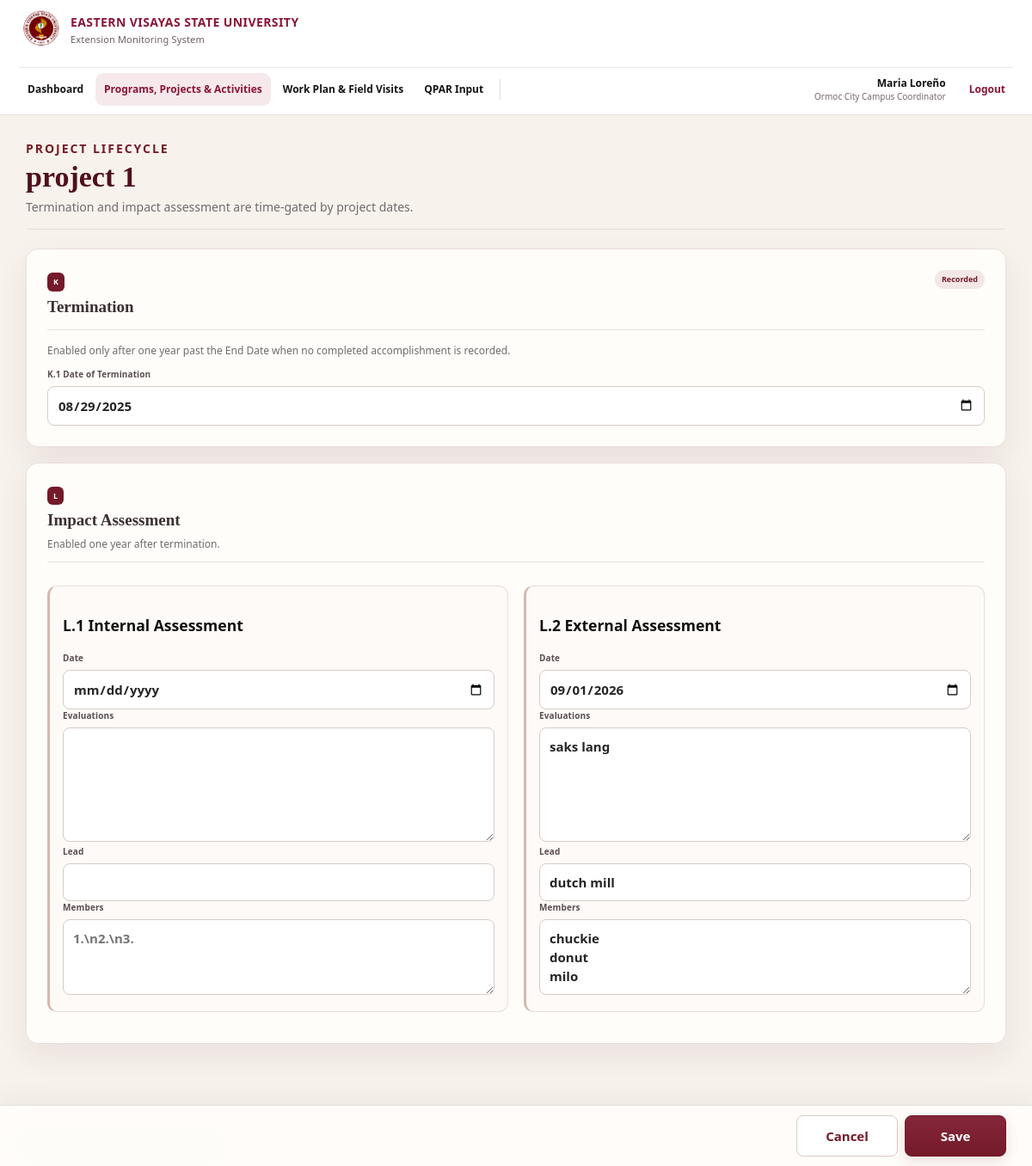
The page /ppas/5/lifecycle/ (signed in) on the database its author committed.
### dashboard/models.py (models this page shows, shortened)
class PPA(models.Model):
    PROGRAM = 'PROGRAM'
    PROJECT = 'PROJECT'
    TYPES = [(PROGRAM, 'Program'), (PROJECT, 'Project')]
    DRAFT = 'DRAFT'
    SAVED = 'SAVED'
    WORKFLOW = [(DRAFT, 'Draft'), (SAVED, 'Saved')]
    PARTNER_TYPES = [
        ('LGU', 'LGU'),
        ('INDUSTRY', 'Industry'),
        ('SME', 'SME'),
        ('OTHERS', 'Others'),
    ]
    created_by = models.ForeignKey(settings.AUTH_USER_MODEL, on_delete=models.PROTECT, related_name='created_ppas')
    unit = models.ForeignKey(Unit, on_delete=models.PROTECT, related_name='ppas')
    ppa_type = models.CharField(max_length=10, choices=TYPES)
    umbrella_program = models.ForeignKey(
        'self', null=True, blank=True, on_delete=models.SET_NULL,
        limit_choices_to={'ppa_type': PROGRAM}, related_name='projects'
    )
    workflow_status = models.CharField(max_length=10, choices=WORKFLOW, default=DRAFT)
    notice_to_proceed_no = models.CharField(max_length=120, blank=True)
    special_order_no = models.CharField(max_length=120, blank=True)
    title = models.CharField(max_length=300)
    proponents = models.TextField(blank=True)
    partner_category = models.CharField(max_length=20, choices=PARTNER_TYPES, blank=True)
    partner_name = models.CharField(max_length=240, blank=True)
    with_moa_mou = models.BooleanField(default=False)
    board_confirmed = models.BooleanField(default=False)
    board_resolution_no = models.CharField(max_length=120, blank=True)
    board_resolution_date = models.DateField(null=True, blank=True)
    leader_name = models.CharField(max_length=180, blank=True)
    leader_position = models.CharField(max_length=180, blank=True)
    leader_contact = models.CharField(max_length=220, blank=True)
    assistant_name = models.CharField(max_length=180, blank=True)
    assistant_position = models.CharField(max_length=180, blank=True)
    assistant_contact = models.CharField(max_length=220, blank=True)
    members = models.TextField(blank=True, help_text='One member per line')
    clientele = models.TextField(blank=True)
    target_area = models.CharField(max_length=260, blank=True)
    start_date = models.DateField(null=True, blank=True)
    end_date = models.DateField(null=True, blank=True)
    project_cost = models.DecimalField(max_digits=14, decimal_places=2, null=True, blank=True)
    funding_source = models.CharField(max_length=240, blank=True)
    urdea = models.TextField(blank=True)
    sdgs = models.TextField(blank=True)
    termination_date = models.DateField(null=True, blank=True)
    created_at = models.DateTimeField(auto_now_add=True)
    updated_at = models.DateTimeField(auto_now=True)
    class Meta:
        ordering = ['-updated_at', 'title']
    def _latest_activity_entry(self, activity):
        return activity.field_visit_entries.select_related('log').order_by(
            '-log__year', '-log__quarter', '-log__updated_at', '-pk'
        ).first()
    @property
    def completed_activity_count(self):
        count = 0
        for activity in self.activities.all():
            latest = self._latest_activity_entry(activity)
            if latest and latest.result == 'COMPLETED':
                count += 1
        return count
    @property
    def is_completed(self):
        if self.ppa_type != self.PROJECT:
            return False
        total = self.activities.count()
        return total > 0 and self.completed_activity_count >= total
    @property
    def termination_eligible(self):
        return bool(
            self.ppa_type == self.PROJECT
            and self.end_date
            and timezone.localdate() >= self.end_date + timedelta(days=365)
            and not self.is_completed
            and not self.termination_date
        )
    @property
    def impact_assessment_eligible(self):
        return bool(
            self.termination_date
            and timezone.localdate() >= self.termination_date + timedelta(days=365)
        )

class ImpactAssessment(models.Model):
    INTERNAL = 'INTERNAL'
    EXTERNAL = 'EXTERNAL'
    TYPES = [(INTERNAL, 'Internal Assessment'), (EXTERNAL, 'External Assessment')]
    project = models.ForeignKey(PPA, on_delete=models.CASCADE, related_name='impact_assessments')
    assessment_type = models.CharField(max_length=12, choices=TYPES)
    date = models.DateField(null=True, blank=True)
    evaluations = models.TextField(blank=True)
    lead = models.CharField(max_length=180, blank=True)
    members = models.TextField(blank=True)
    class Meta:
        unique_together = [('project', 'assessment_type')]

### dashboard/views.py (the view, shortened to what this page needs)
# urls.py: path('ppas/<int:pk>/lifecycle/', views.ppa_lifecycle, name='ppa_lifecycle'),
@login_required
def ppa_lifecycle(request, pk):
    require_roles(request.user, UserProfile.COORDINATOR)
    obj = get_object_or_404(unit_scope(request.user, PPA.objects.filter(ppa_type=PPA.PROJECT)), pk=pk)
    internal = obj.impact_assessments.filter(assessment_type=ImpactAssessment.INTERNAL).first()
    external = obj.impact_assessments.filter(assessment_type=ImpactAssessment.EXTERNAL).first()
    return render(request, 'dashboard/ppa_lifecycle.html', {'obj': obj, 'internal': internal, 'external': external})

### dashboard/views.py (called while the page is built)
def get_profile(user):
    try:
        return user.evsu_profile
    except Exception:
        return None

def get_role(user):
    if user.is_superuser:
        return UserProfile.ME_HEAD
    p = get_profile(user)
    return p.role if p else ''

def require_roles(user, *roles):
    if get_role(user) not in roles:
        raise PermissionDenied

def unit_scope(user, qs):
    if get_role(user) == UserProfile.COORDINATOR:
        p = get_profile(user)
        return qs.filter(unit=p.unit) if p and p.unit else qs.none()
    return qs

### dashboard/templates/dashboard/ppa_lifecycle.html
{% extends 'dashboard/base.html' %}{% block content %}<form method="post">{% csrf_token %}<div class="page-title"><div><p class="eyebrow">PROJECT LIFECYCLE</p><h1>{{obj.title}}</h1><p>Termination and impact assessment are time-gated by project dates.</p></div></div><section class="card form-section"><div class="section-head"><div><span class="step">K</span><h2>Termination</h2></div><span class="pill {% if obj.termination_eligible %}ok{% endif %}">{% if obj.termination_date %}Recorded{% elif obj.termination_eligible %}Enabled{% else %}Locked{% endif %}</span></div><p class="hint">Enabled only after one year past the End Date when no completed accomplishment is recorded.</p><label>K.1 Date of Termination<input type="date" name="termination_date" value="{{obj.termination_date|date:'Y-m-d'}}" {% if not obj.termination_eligible and not obj.termination_date %}disabled{% endif %}></label></section><section class="card form-section {% if not obj.impact_assessment_eligible %}disabled-section{% endif %}"><div class="section-head"><div><span class="step">L</span><h2>Impact Assessment</h2><p>Enabled one year after termination.</p></div></div><div class="assessment-grid"><div class="person-card"><h3>L.1 Internal Assessment</h3><label>Date<input type="date" name="internal_date" value="{{internal.date|date:'Y-m-d'}}" {% if not obj.impact_assessment_eligible %}disabled{% endif %}></label><label>Evaluations<textarea name="internal_evaluations" rows="5" {% if not obj.impact_assessment_eligible %}disabled{% endif %}>{{internal.evaluations|default:''}}</textarea></label><label>Lead<input name="internal_lead" value="{{internal.lead|default:''}}" {% if not obj.impact_assessment_eligible %}disabled{% endif %}></label><label>Members<textarea name="internal_members" rows="3" placeholder="1.\n2.\n3." {% if not obj.impact_assessment_eligible %}disabled{% endif %}>{{internal.members|default:''}}</textarea></label></div><div class="person-card"><h3>L.2 External Assessment</h3><label>Date<input type="date" name="external_date" value="{{external.date|date:'Y-m-d'}}" {% if not obj.impact_assessment_eligible %}disabled{% endif %}></label><label>Evaluations<textarea name="external_evaluations" rows="5" {% if not obj.impact_assessment_eligible %}disabled{% endif %}>{{external.evaluations|default:''}}</textarea></label><label>Lead<input name="external_lead" value="{{external.lead|default:''}}" {% if not obj.impact_assessment_eligible %}disabled{% endif %}></label><label>Members<textarea name="external_members" rows="3" placeholder="1.\n2.\n3." {% if not obj.impact_assessment_eligible %}disabled{% endif %}>{{external.members|default:''}}</textarea></label></div></div></section><footer class="sticky-actions"><a class="secondary" href="{% url 'ppa_detail' obj.pk %}">Cancel</a><button class="primary">Save</button></footer></form>{% endblock %}

### dashboard/templates/dashboard/base.html (style rules this page uses)
html,body { margin:0 }

### rows shown on the page
PPA: title "project 1", termination_date "08/29/2025", external_evaluations "saks lang", external_members "chuckie donut milo"
ImpactAssessment: external_date "09/01/2026", external_lead "dutch mill"

### other values the page prints
{{ current_user_name }} "Maria Loreño"
{{ current_role_label }} "Ormoc City Campus Coordinator"
